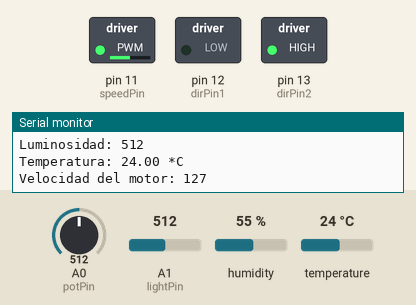
This sketch was run on a simulated Arduino Uno, built with avr-gcc and run on an emulated ATmega328P. Shown: switched loads named in the sketch (green lamp = pin HIGH), the last lines printed to the serial monitor. The inputs (shaded band) are chosen by the test bench; at power-on: A0 (potPin) = 512, humidity 55 %, A1 (lightPin) = 512, temperature 24 °C.

Above: at 1.8 s.
1.9 s: A0 (potPin) set to 716
At 2.6 s:
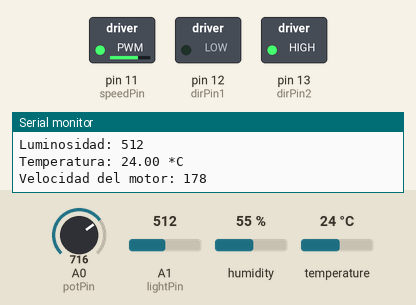
3.6 s: A0 (potPin) set to 992
At 5.3 s:
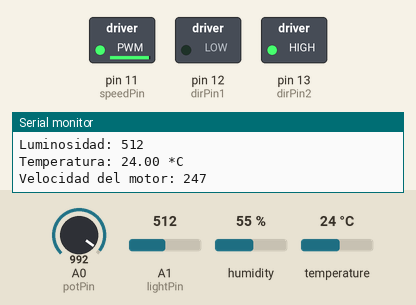
5.6 s: A0 (potPin) set to 70
At 6.8 s:
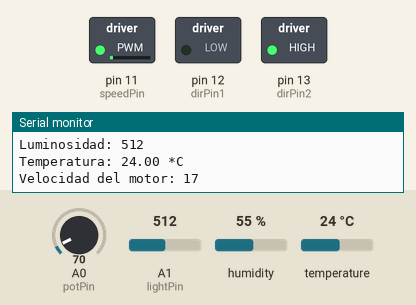
7.7 s: humidity set to 88 %
At 9.4 s:
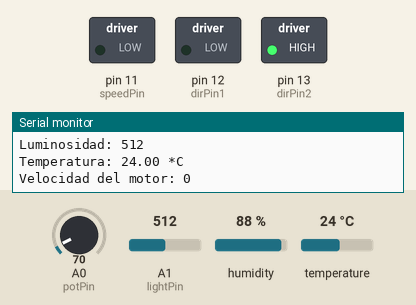
9.8 s: humidity set to 22 %
At 10.8 s:
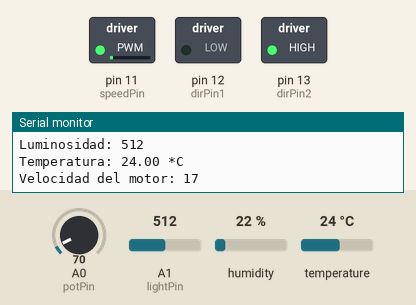
11.8 s: humidity set to 81 %
At 13.4 s:
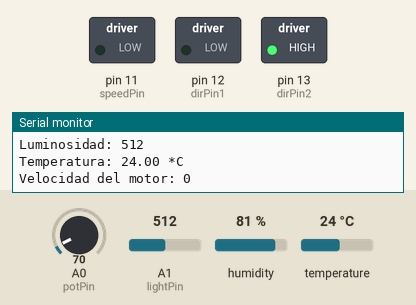
Timing chart, 0 to 14.9 s (numbered marks = the images above; inputs shaded):
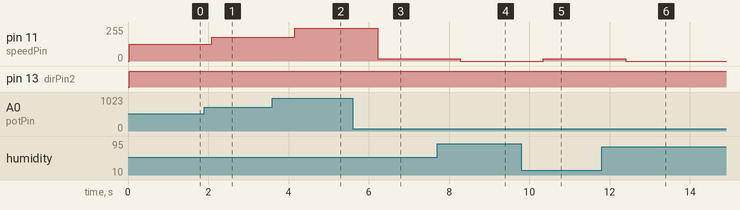

The sketch:

ControlDeMotor.ino
```cpp
#include <DHT.h>

#define DHTPIN 2
#define DHTTYPE DHT11

DHT dht(DHTPIN, DHTTYPE);

int speedPin = 11;
int dirPin1 = 12;
int dirPin2 = 13;
int potPin = A0;       // Pin del potenciómetro
int lightPin = A1;     // Pin de la fotorresistencia

float temperature = 0;
float humidity = 0;
int lightValue = 0;
int motorSpeed = 0;

void setup() {
  Serial.begin(9600);
  pinMode(speedPin, OUTPUT);
  pinMode(dirPin1, OUTPUT);
  pinMode(dirPin2, OUTPUT);
  dht.begin();
}

void loop() {
  ReadHum();
  ReadLight();
  ReadTemp();
  ControlMotor();
  delay(1000); // Espera 1 segundo antes de la siguiente lectura
}

void ReadHum() {
  humidity = dht.readHumidity();

  if (isnan(humidity)) {
    Serial.println("Error al leer la humedad del sensor DHT!");
    return;
  }

  Serial.print("Humedad: ");
  Serial.print(humidity);
  Serial.println(" %");
}

void ReadLight() {
  lightValue = analogRead(lightPin);
  Serial.print("Luminosidad: ");
  Serial.println(lightValue);
}

void ReadTemp() {
  temperature = dht.readTemperature();

  if (isnan(temperature)) {
    Serial.println("Error al leer la temperatura del sensor DHT!");
    return;
  }

  Serial.print("Temperatura: ");
  Serial.print(temperature);
  Serial.println(" *C");
}

void ControlMotor() {
  int potValue = analogRead(potPin); // Leer el valor del potenciómetro
  motorSpeed = map(potValue, 0, 1023, 0, 255); // Convertir el valor del potenciómetro a velocidad del motor

  // Ajustar la velocidad en función de la temperatura, luminosidad y humedad
  if (temperature > 29) {
    motorSpeed -= 50; // Reducir velocidad si la temperatura es mayor a 29 grados
  }

  if (lightValue < 300) {
    motorSpeed -= 50; // Reducir velocidad si la luminosidad es muy baja
  }

  if (humidity > 80) { // Ajusta este umbral según las características de tu sensor de humedad
    motorSpeed -= 50; // Reducir velocidad si la humedad es muy alta
  }

  // Asegurarse de que la velocidad no sea menor que 0
  if (motorSpeed < 0) {
    motorSpeed = 0;
  }

  // Controlar la dirección del motor
  digitalWrite(dirPin1, LOW);
  digitalWrite(dirPin2, HIGH);

  // Ajustar la velocidad del motor
  analogWrite(speedPin, motorSpeed);

  // Imprimir la velocidad del motor en el monitor serial
  Serial.print("Velocidad del motor: ");
  Serial.println(motorSpeed);
}
```

Measured:
- after the input at 1.9 s, pin 11 (speedPin): 127/255 → 178/255 after 0.19 s
- after the input at 3.6 s, pin 11 (speedPin): 178/255 → 247/255 after 0.56 s
- after the input at 5.6 s, pin 11 (speedPin): 247/255 → 17/255 after 0.62 s
- after the input at 7.7 s, pin 11 (speedPin): 17/255 → 0/255 after 0.58 s
- after the input at 9.8 s, pin 11 (speedPin): 0/255 → 17/255 after 0.54 s
- after the input at 11.8 s, pin 11 (speedPin): 17/255 → 0/255 after 0.61 s
